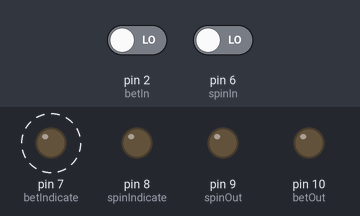
This sketch was run on a simulated Arduino Uno, built with avr-gcc and run on an emulated ATmega328P. Parts: output pins drawn as LEDs (lit = HIGH). Dashed ring = blinking. The inputs (shaded band) are chosen by the test bench; at power-on: pin 6 (spinIn) LOW, pin 2 (betIn) LOW. Random numbers use the default seed unless the sketch sets one; what the sketch prints to the serial monitor is not drawn.

Above: at 6.8 s.
6.9 s: pin 6 (spinIn) driven HIGH
At 9.9 s:
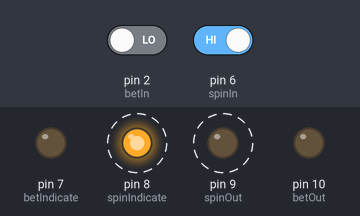
11.7 s: pin 2 (betIn) driven HIGH
At 12.25 s:
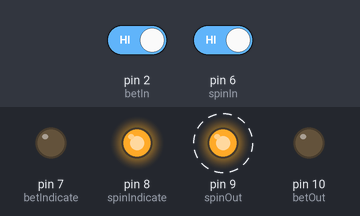
At 20.4 s:
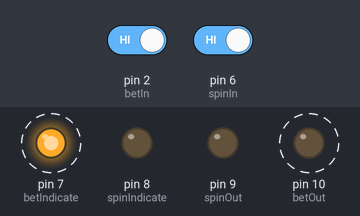
22.1 s: pin 2 (betIn) driven LOW
Timing chart, 0 to 32.9 s (numbered marks = the images above; inputs shaded):
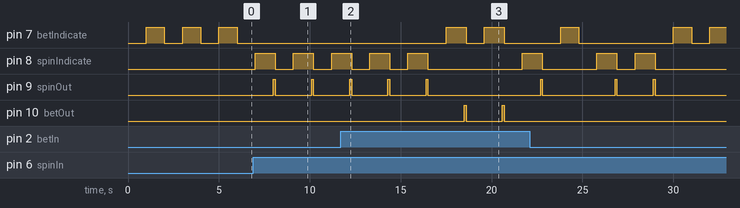

Measured:
- after the input at 6.9 s, pin 9 (spinOut): alternates HIGH for 0.10 s and LOW for 2.0 s, starting after 1.1 s
- after the input at 11.7 s, pin 10 (betOut): alternates HIGH for 0.10 s and LOW for 2.0 s, starting after 6.8 s

The sketch:

bopit_v2.ino
```cpp
const int spinIn = 6;
const int spinOut = 9;
const int betIn = 2;
const int betOut = 10;
const int spinIndicate  = 8;
const int betIndicate = 7;


int spinInState = 0;
int betInState = 0;

bool pass_level = false;
int randNum = 0;

void setup() {
  pinMode(betIn, INPUT);   // Button input for the bet it feature
  pinMode(spinIn, INPUT);  // Button input for the spin it feature
  pinMode(betOut, OUTPUT);    // Lights up the LED for bet it
  pinMode(spinOut, OUTPUT);    // Lights up the LED for spin it
  pinMode(spinIndicate, OUTPUT); //Indicator for which operation to perform
  pinMode(betIndicate, OUTPUT);  //Indicator for which operation to perform
  Serial.begin(9600);
}

//BEGINNING MAIN LOOP
void loop() {
  randNum = random(2);

  delay(1000);
  Serial.print(randNum);
  //The spin it function      NOT WORKING
  if (randNum == 0) {
    digitalWrite (spinIndicate, HIGH);
    delay(1000);
    spinInState = digitalRead(spinIn);
    if (spinInState == HIGH){
      digitalWrite(spinOut, HIGH); // sets the digital pin 9 on
      delay(100);
      digitalWrite(spinOut, LOW);  // sets the digital pin 9 off
      pass_level = true;
    }
    digitalWrite (spinIndicate, LOW);
  }

  //The bet it function
  if (randNum == 1) {
    digitalWrite (betIndicate, HIGH);
    delay(1000);
    betInState = digitalRead(betIn);
    if (betInState == HIGH){
      digitalWrite(betOut, HIGH); // sets the digital pin 9 on
      delay(100);
      digitalWrite(betOut, LOW);  // sets the digital pin 9 off
      pass_level = true;
    }
    digitalWrite (betIndicate, LOW);
  }


}
```
